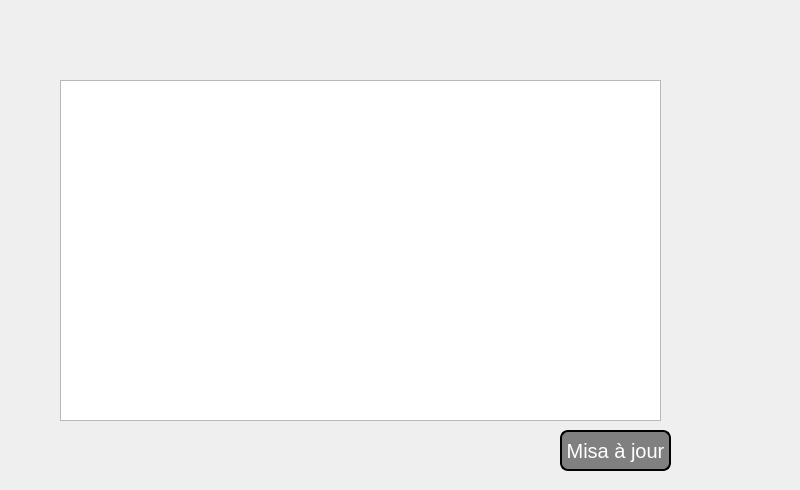
   <widget class="QWidget" name="tab_2">
    <attribute name="title">
     <string>Afficher les employes</string>
    </attribute>
    <widget class="QTableView" name="tab_employe">
     <property name="geometry">
      <rect>
       <x>60</x>
       <y>80</y>
       <width>601</width>
       <height>341</height>
      </rect>
     </property>
    </widget>
    <widget class="QLabel" name="label_23">
     <property name="geometry">
      <rect>
       <x>15</x>
       <y>35</y>
       <width>731</width>
       <height>441</height>
      </rect>
     </property>
     <property name="text">
      <string/>
     </property>
     <property name="pixmap">
      <pixmap>../257574892_749156223152588_711608511979727183_n (1).png</pixmap>
     </property>
    </widget>
    <widget class="QPushButton" name="Pb_mise_a_jour">
     <property name="geometry">
      <rect>
       <x>560</x>
       <y>430</y>
       <width>111</width>
       <height>41</height>
      </rect>
     </property>
     <property name="styleSheet">
      <string notr="true">QPushButton
{
border: 2px solid ;
border-radius: 8px;
color: rgb(255,255,255);
background-color: rgba(128,128,128);
font-size:20px;
}
QPushButton:hover
{
color: rgb(255,255,255);
background-color: rgb(169,169,169);
}</string>
     </property>
     <property name="text">
      <string>Misa à jour</string>
     </property>
    </widget>
    <widget class="QLabel" name="label_30">
     <property name="geometry">
      <rect>
       <x>0</x>
       <y>0</y>
       <width>791</width>
       <height>481</height>
      </rect>
     </property>
     <property name="text">
      <string/>
     </property>
     <property name="pixmap">
      <pixmap>D:/projet c++/olympics.jpg</pixmap>
     </property>
    </widget>
    <zorder>label_30</zorder>
    <zorder>label_23</zorder>
    <zorder>tab_employe</zorder>
    <zorder>Pb_mise_a_jour</zorder>
   </widget>
